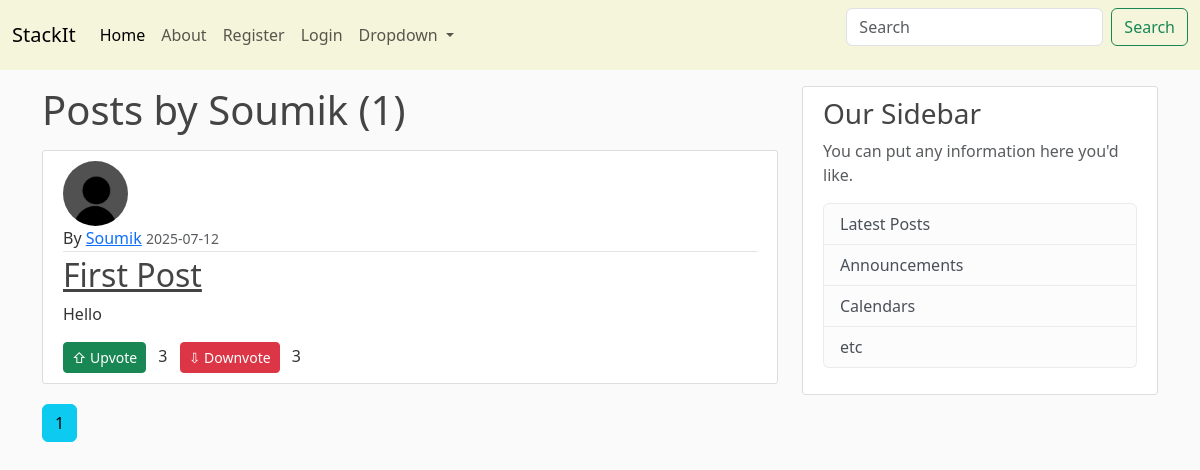
/user/Soumik, run on an earlier commit of the app's database.
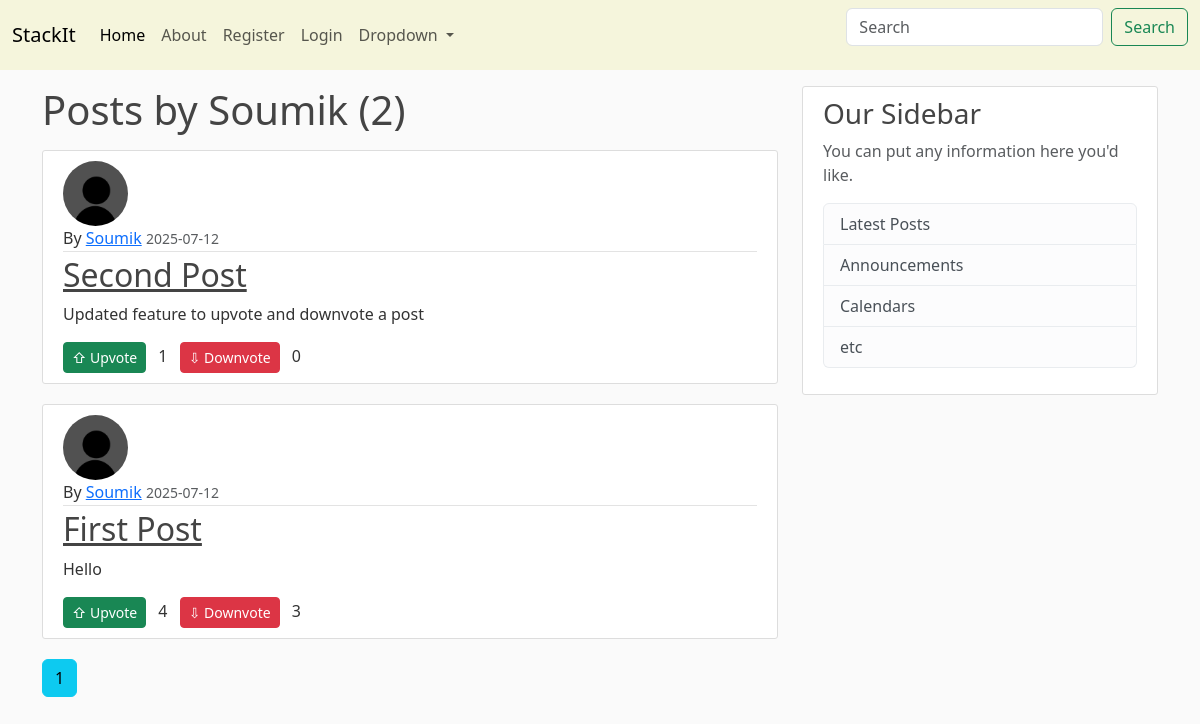
And on a later commit of the database.
### blog/models.py (models this page shows, shortened)
class post(db.Model):
    id=db.Column(db.Integer,primary_key=True)
    title=db.Column(db.String(100),nullable=False)
    date_posted=db.Column(db.DateTime,nullable=False,default=datetime.datetime.utcnow)
    content=db.Column(db.Text,nullable=False)
    user_id=db.Column(db.Integer,db.ForeignKey('user.id'),nullable=False)
    upvotes = db.Column(db.Integer, default=0)
    downvotes = db.Column(db.Integer, default=0)

class user(db.Model,UserMixin):
    id=db.Column(db.Integer,primary_key=True)
    username=db.Column(db.String(20),unique=True,nullable=False)
    email=db.Column(db.String(120),unique=True,nullable=False)
    image=db.Column(db.String(20),nullable=False, default='default.jpg')
    password=db.Column(db.String(60),nullable=False)
    posts=db.relationship('post',backref='author',lazy=True)

### blog/routes.py (the view)
@app.route('/user/<string:username>')
def user_posts(username):
    page=request.args.get('page',1,type=int)
    usr=user.query.filter_by(username=username).first_or_404()
    pst=post.query.filter_by(author=usr).order_by(post.date_posted.desc()).paginate(page=page,per_page=5)
    return render_template('user_posts.html',posts=pst,user=usr,title=username)

### blog/templates/user_posts.html
{% extends "layout.html" %}
{% block content %}
<h1 class="mb-3">Posts by {{ user.username }} ({{ posts.total }})</h1>
    {% for post in posts.items %}
        <article class="media content-section">
            <img src="{{ url_for('static', filename='profile_pics/'+post.author.image) }}" alt="" class="rounded-circle article-img">
            <div class="media-body">
            <div class="article-metadata">
                By <a class="mr-2" href="{{ url_for('user_posts',username=post.author.username) }}">{{ post.author.username }}</a>
                <small class="text-muted">{{ post.date_posted.strftime('%Y-%m-%d') }}</small>
            </div>
            <h2><a class="article-title" href="{{ url_for('post_show', post_id=post.id) }}">{{ post.title }}</a></h2>
            <p class="article-content">{{ post.content }}</p>
            <div class="vote-section mt-2">
                <form action="{{ url_for('upvote_post', post_id=post.id) }}" method="post" style="display:inline;">
                    <button type="submit" class="btn btn-success btn-sm">&#8679; Upvote</button>
                </form>
                <span class="mx-2">{{ post.upvotes or 0 }}</span>
                <form action="{{ url_for('downvote_post', post_id=post.id) }}" method="post" style="display:inline;">
                    <button type="submit" class="btn btn-danger btn-sm">&#8681; Downvote</button>
                </form>
                <span class="mx-2">{{ post.downvotes or 0 }}</span>
            </div>
            </div>
        </article>
    {% endfor %}
    {% for page_num in posts.iter_pages(left_edge=1, right_edge=1,left_current=1, right_current=2) %}
        {% if page_num %}
            {% if posts.page==page_num %}
                <a href="{{ url_for('user_posts', username=user.username,page=page_num) }}" class="btn btn-info mb-4">{{ page_num }}</a>
            {% else %}
                <a href="{{ url_for('user_posts',username=user.username,page=page_num) }}" class="btn btn-outline-info mb-4">{{ page_num }}</a>
            {% endif %}
        {% else %}
        ...
        {% endif %}
    {% endfor %}
{% endblock content %}

What changed in the data, as far as the page shows it:
added post: image (placeholder picture), author.username "Soumik", date_posted "2025-07-12", title "Second Post", content "Updated feature to upvote and downvote a post", upvotes "1", downvotes "0"
changed post "First Post": upvotes "3" → "4"
Also different on the page:
{{ posts.total }}: "1" → "2"
